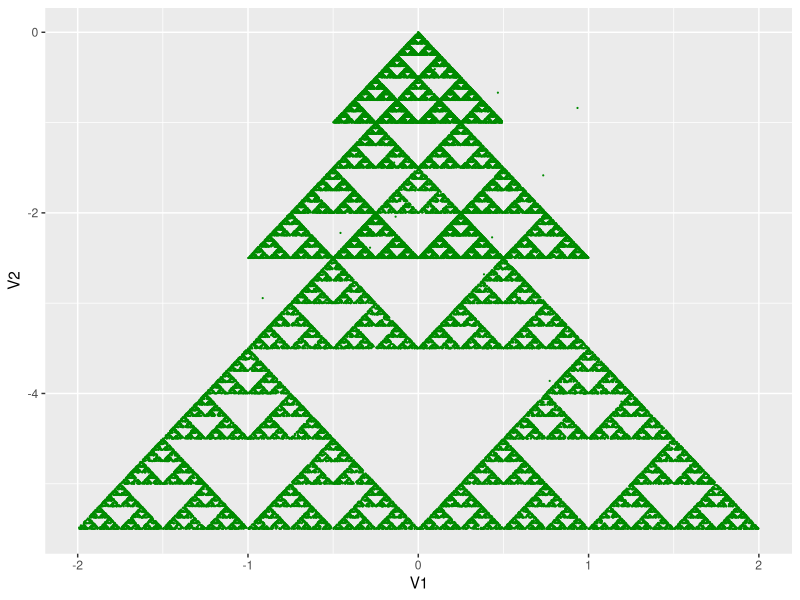

This chart was generated by the following R code:
## ---- chunk 1
library(dplyr)
library(ggplot2)
## ---- chunk 2
sierpinski_triangle <- function(iterations, corners_x, corners_y) {
  point <- runif(2)
  corners <- matrix(c(corners_x, corners_y), ncol = 2)
  result <- matrix(0, nrow = iterations, ncol = 2)
  for (i in 1:iterations) {
    point <- (corners[sample(3, 1),] + point) / 2
    result[i,] <- point
  }
  result
}

sierpinski_tree <- function(iterations) {
  t1 <- sierpinski_triangle(iterations, c(-0.5, 0.5, 0), c(-1, -1, 0))
  t2 <- sierpinski_triangle(2 * iterations, c(-1, 1, 0), c(-2.5, -2.5, -0.5))
  t3 <- sierpinski_triangle(4 * iterations, c(-2, 2, 0), c(-5.5, -5.5, -1.5))
  rbind(t1, t2, t3) %>% matrix(ncol = 2) %>% as.data.frame
}

df <- sierpinski_tree(10000)

ggplot(df, aes(V1, V2)) +
  geom_point(size = 0.1, color = "green4")
